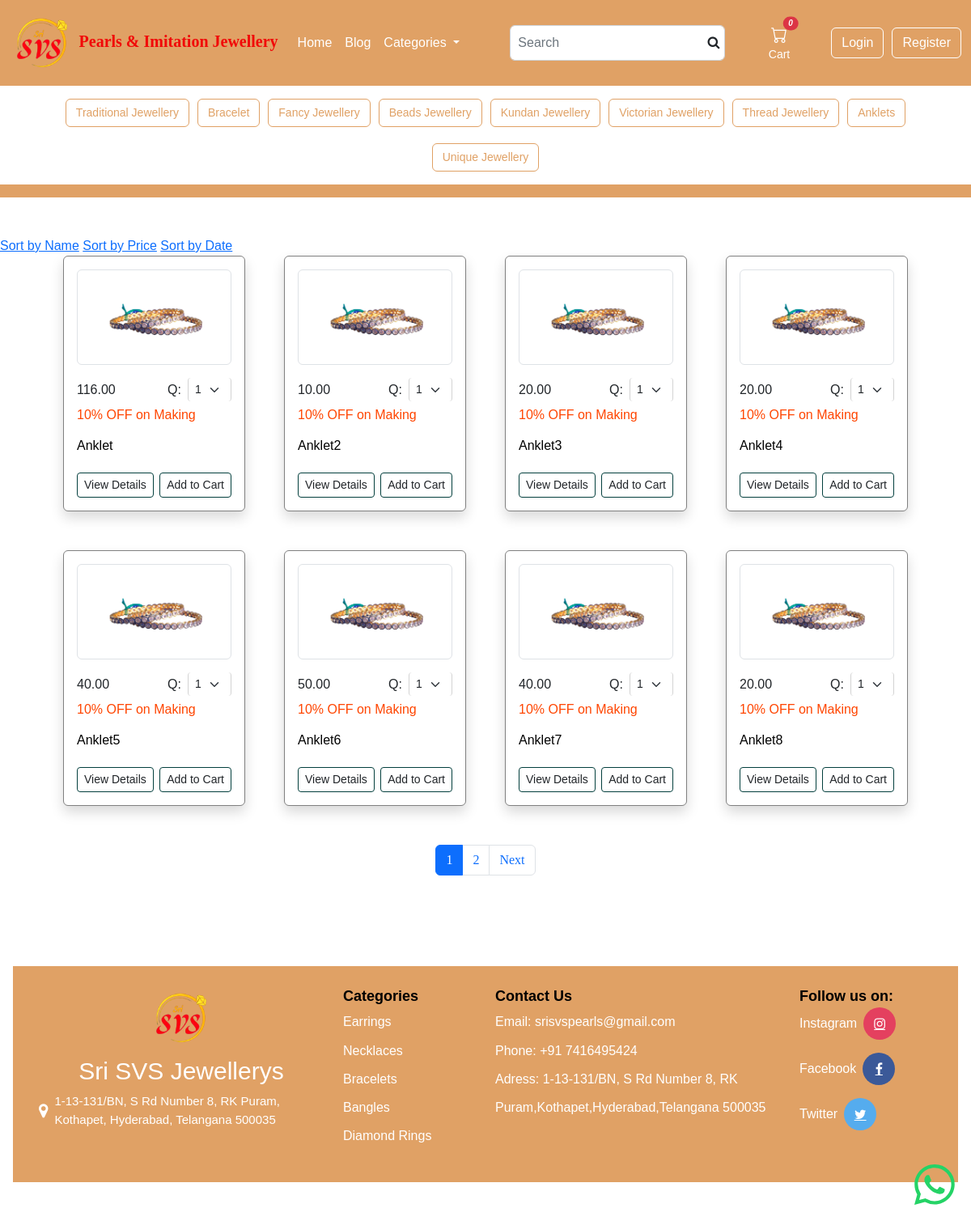
Screenshot of /allproducts/ with the database file from the repository.
### webapp/models.py (models this page shows, shortened)
class Product(models.Model):
    objects = None
    name = models.CharField(max_length=100)
    price = models.DecimalField(default=0, decimal_places=2, max_digits=6)
    category = models.ForeignKey(Category, on_delete=models.CASCADE, default=1)
    description = models.CharField(max_length=250, default='', blank=True, null=True)
    image = models.ImageField(upload_to='uploads/product/')
    quantity = models.PositiveIntegerField(default=0)
    is_published = models.BooleanField(default=True)
    created_at = models.DateTimeField(default=datetime.now, blank=True)
    is_sale = models.BooleanField(default=False)
    sale_price = models.DecimalField(default=0, decimal_places=2, max_digits=6)

### webapp/views.py (the view)
# urls.py: path('allproducts/', views.all_products, name='all_products'),
def all_products(request):
    products = Product.objects.order_by('name').filter(is_published=True)
    paginator = Paginator(products, 8)
    page_number = request.GET.get('page')
    try:
        products = paginator.page(page_number)
    except PageNotAnInteger:
        products = paginator.page(1)
    except EmptyPage:
        products = paginator.page(paginator.num_pages)
    return render(request, 'category.html', {'products': products})

### webapp/templates/category.html (shortened to what this page needs)
{% extends 'base.html' %}
{% block content %}
{% include 'mainheader.html' %}
<header class="py-1"
    style="background-color:#e0a165;margin-top:-10px;font-family: 'Gill Sans', 'Gill Sans MT', Calibri, 'Trebuchet MS', sans-serif;">
</header>
<section class="py-5">
<div class="sorting-options">
    <a href="?searched={{ query }}&sort=name&page=1">Sort by Name</a>
    <a href="?searched={{ query }}&sort=price&page=1">Sort by Price</a>
    <a href="?searched={{ query }}&sort=created_at&page=1">Sort by Date</a>
</div>
    <div class="container px-4 px-lg-5"
        style="font-family:'Gill Sans', 'Gill Sans MT', Calibri, 'Trebuchet MS', sans-serif">
        <div class="row gx-4 gx-lg-5 row-cols-2 row-cols-md-3 row-cols-lg-4 justify-content-center">
            {% for product in products %}
            <div class="col mb-5 d-flex justify-content-center align-items-center">
                <div class="card shadow rounded small-card" style="width: 100%; max-width: 20rem; border-color: gray;">
                    <div class="p-3">
                        <div class="p-2 border  rounded" style="overflow: hidden;">
                            <img class="card-img-top image-container img-transition rounded"
                                src="{{ product.image.url }}" alt="{{ product.name }}"
                                style="height: 100px; object-fit: contain;" />
                        </div>
                        <div class="d-flex justify-content-between align-items-center mt-3">
                            <p class="text-muted mb-0 d-flex align-items-center">
                                {% if product.is_sale %}
                                <del class="me-2"> {{ product.price }}</del>
                                <span style="color: maroon;"> {{ product.sale_price }}</span>
                                {% else %}
                                <span class="text-dark">{{ product.price }}</span>
                                {% endif %}
                            </p>
                            <h6 class="mb-0 d-flex align-items-center">Q:
                                <select class="form-select form-select-sm qty-cart ms-2"
                                    data-product-id="{{ product.id }}"
                                    style="border-width: 0 1px; border-color:lightgray;">
                                    <option value="1">1</option>
                                </select>
                            </h6>
                        </div>
                        <p style="margin-top: 5px; color: orangered;">10% OFF on Making</p>
                        <h6 class="mt-2 font-weight-bold text-truncate" style="color: black;">{{ product.name }}</h6>
                        <div class="d-flex justify-content-between mt-4">
                            <a href="{% url 'product' product.id %}" class="btn btn-outline-dark btn-sm"
                                style="border: none;border: 1px solid #033F3D;">View Details</a>
                            <button type="button" class="btn btn-outline-dark add-to-cart btn-sm" data-product-id="{{ product.id }}"
                                style="border: none;border: 1px solid #033F3D;">Add to Cart</button>
                        </div>
                    </div>
                </div>
            </div>
            {% endfor %}
        </div>
    </div>
    <nav aria-label="Page navigation" style="font-family: Georgia, 'Times New Roman', Times, serif;">
        <ul class="pagination justify-content-center">
            {% for num in products.paginator.page_range %}
            {% if products.number == num %}
            <li class="page-item active"><span class="page-link">{{ num }}</span></li>
            {% elif num > products.number|add:'-2' and num < products.number|add:'2' %}
            <li class="page-item"><a class="page-link" href="?page={{ num }}">{{ num }}</a></li>
                {% endif %}
                {% endfor %}
                {% if products.has_next %}
                <li class="page-item">
                    <a class="page-link" href="?page={{ products.next_page_number }}" aria-label="Next">
                        <span aria-hidden="true">Next</span>
                    </a>
                </li>
                {% endif %}
        </ul>
    </nav>
</section>
{% endblock %}

### rows the page displays
Product: image (picture), price "116.00", id "1", name "Anklet"
Product: image (picture), price "10.00", id "1", name "Anklet2"
Product: image (picture), price "20.00", id "1", name "Anklet3"
Product: image (picture), price "20.00", id "1", name "Anklet4"
Product: image (picture), price "40.00", id "1", name "Anklet5"
Product: image (picture), price "50.00", id "1", name "Anklet6"
Product: image (picture), price "40.00", id "1", name "Anklet7"
Product: image (picture), price "20.00", id "1", name "Anklet8"

### other values shown
{{ cart|length }} "0"
{{ num }} "1"
{{ num }} "2"
